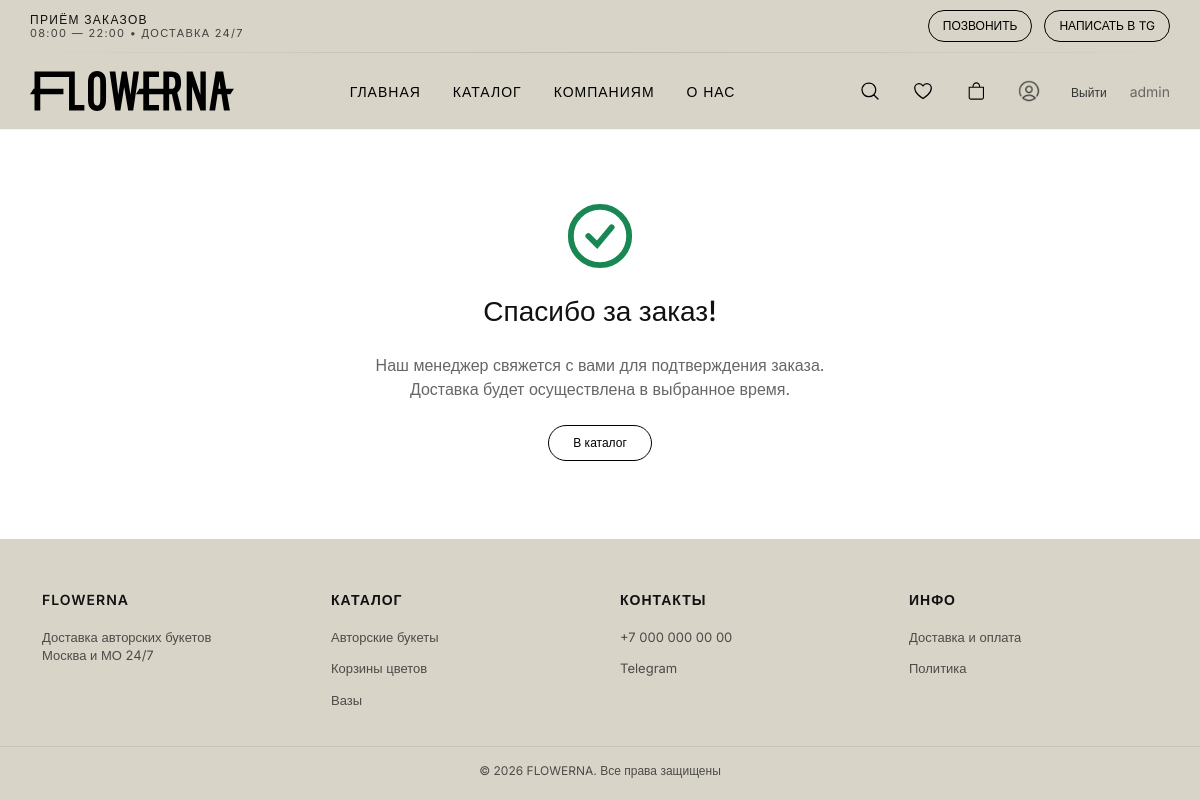
Screenshot of /order/success/ (signed in) with the database file from the repository.
### users/models.py (models this page shows, shortened)
class CustomUser(AbstractUser):
    class Roles(models.TextChoices):
        ADMIN = 'admin', 'Admin'
        MANAGER = 'manager', 'Manager'
        USER = 'user', 'User'
    full_name = models.CharField(max_length=150)
    phone = models.CharField(max_length=16, unique=True)
    email = models.EmailField(unique=True)
    role = models.CharField(
        max_length=20,
        choices=Roles.choices,
        default=Roles.USER
    )
    class Meta:
        verbose_name = 'Пользователь'
        verbose_name_plural = 'Пользователи'

### catalog/models.py (models this page shows, shortened)
class Category(models.Model):
    name = models.CharField(max_length=255)
    description = models.TextField(null=True, blank=True)
    image = models.ImageField(upload_to='categories/', blank=True, null=True)
    slug = models.SlugField(unique=True, blank=True, null=True)
    is_featured = models.BooleanField(default=False)

### catalog/views.py (the view)
# urls.py: path('order/success/', views.order_success, name='order_success'),
@login_required
def order_success(request):
    order_id = request.session.get('last_order_id')
    order = None
    if order_id:
        try:
            order = Order.objects.get(id=order_id)
        except Order.DoesNotExist:
            pass
    return render(request, 'catalog/order_success.html', {
        'order': order,
        'cart_count': get_cart_count(request.user),
    })

### catalog/context_processors.py (called while the page is built)
def categories_processor(request):
    footer_category_slugs = [
        'avtorskie-bukety',
        'vazy',
        'mono-duo-i-trio-bukety',
        'korziny-tsvetov',
        'cveti-v-korobke'
    ]
    footer_categories = Category.objects.filter(
        slug__in=footer_category_slugs
    )
    return {
        'footer_categories': footer_categories
    }

### catalog/views.py (called while the page is built)
def get_cart_count(user):
    if user.is_authenticated:
        return Cart.objects.filter(user=user).count()
    return 0

### templates/catalog/order_success.html (shortened to what this page needs)
{% extends 'base.html' %}
{% load static %}
{% block content %}
<div class="container py-5">
    <div class="row justify-content-center">
        <div class="col-md-6">
            <div class="text-center mb-4">
                <svg width="70" height="70" viewBox="0 0 24 24" fill="none">
                    <circle cx="12" cy="12" r="10" stroke="#198754" stroke-width="2" fill="#fff"/>
                    <path d="M8 12L11 15L16 9" stroke="#198754" stroke-width="2" stroke-linecap="round"/>
                </svg>
            </div>
            <h1 class="text-center mb-4" style="font-size: 28px;">Спасибо за заказ!</h1>
            <p class="text-center mb-4" style="color: #666;">
                Наш менеджер свяжется с вами для подтверждения заказа.<br>
                Доставка будет осуществлена в выбранное время.
            </p>
            <div class="text-center">
                <a href="{% url 'catalog' %}" class="btn btn-dark px-4 py-2">В каталог</a>
            </div>
        </div>
    </div>
</div>
{% endblock %}

### templates/components/header.html (shortened to what this page needs)
{% load static %}
<header class="header">
    <div class="container header__top">
        <div class="header__info">
            <span>ПРИЁМ ЗАКАЗОВ</span>
            <span>08:00 — 22:00 • ДОСТАВКА 24/7</span>
        </div>
        <div class="header__contacts">
            <a href="tel:+70000000000" class="btn">ПОЗВОНИТЬ</a>
            <a href="#" class="btn">НАПИСАТЬ В TG</a>
        </div>
    </div>
    <div class="header__divider"></div>
    <div class="container header__main">
        <a href="/" class="logo">
            <img src="{% static 'icons/logo.svg' %}" alt="Flowerna">
        </a>
        <nav class="nav">
            <a href="{% url 'home' %}">ГЛАВНАЯ</a>
            <a href="{% url 'catalog' %}">КАТАЛОГ</a>
            <a href="{% url 'kompanijam' %}">КОМПАНИЯМ</a>
            <a href="{% url 'about' %}">О НАС</a>
        </nav>
        <div class="header__icons">
            <div class="icon-btn" onclick="openSearch()">
                <img src="{% static 'icons/proicons_search.svg' %}" alt="search">
            </div>
            <a href="{% url 'favorites' %}" class="icon-btn">
                <img src="{% static 'icons/si_heart-line.svg' %}" alt="favorites">
            </a>
            <a href="{% url 'cart' %}" class="icon-btn">
                <img src="{% static 'icons/bag.svg' %}">
            </a>
            {% if user.is_authenticated %}
                <a href="{% url 'profile' %}" class="icon-btn" title="Личный кабинет">
                    <img src="{% static 'icons/profile.png' %}" alt="profile">
                </a>
                <form action="{% url 'logout' %}" method="post" style="display: inline;">
                    <button type="submit" class="btn btn-link"
                            style="background: none; border: none; color: #333; cursor: pointer; padding: 0; margin-left: 8px;">
                        Выйти
                    </button>
                </form>
                <span class="user-name" style="margin-left: 8px; font-size: 14px; color: #666;">
                    {{ user.username }}
                </span>
            {% else %}
                <a href="{% url 'login' %}?next={{ request.path }}" class="icon-btn" title="Войти">
                    <img src="{% static 'icons/profile.png' %}" alt="login">
                </a>
                <a href="{% url 'register' %}" class="btn" style="margin-left: 8px;">Регистрация</a>
            {% endif %}
        </div>
    </div>
</header>

### templates/components/footer.html
<footer class="footer">
    <div class="footer__top container">
        <div class="footer__col">
            <div class="footer__title">FLOWERNA</div>
            <p class="footer__text">
                Доставка авторских букетов<br>
                Москва и МО 24/7
            </p>
        </div>
        <div class="footer__col">
            <div class="footer__title">КАТАЛОГ</div>
            {% for category in footer_categories %}
                <a href="{% url 'catalog' %}?category={{ category.id }}">
                    {{ category.name }}
                </a>
            {% endfor %}
        </div>
        <div class="footer__col">
            <div class="footer__title">КОНТАКТЫ</div>
            <a href="tel:+70000000000">+7 000 000 00 00</a>
            <a href="#">Telegram</a>
        </div>
        <div class="footer__col">
            <div class="footer__title">ИНФО</div>
            <a href="{% url 'dostavka-i-oplata' %}">Доставка и оплата</a>
            <a href="{% url 'politika-konfidentsialnosti' %}">Политика</a>
        </div>
    </div>
    <div class="footer__bottom">
        © 2026 FLOWERNA. Все права защищены
    </div>
</footer>

### static/css/style.css (style rules this page uses)
body { font-family: "Inter", sans-serif; font-weight: 400; color: #111; }
.logo img { height: 40px; width: auto; display: block; }
.btn { padding: 6px 14px; border-radius: 20px; text-decoration: none; font-size: 12px; border: 1px solid #000; color: #000; background: transparent; transition: all 0.25s ease; display: inline-block; }
.logo { font-size: 28px; font-weight: 700; letter-spacing: 2px; }
.row { flex-wrap: wrap; }
.row > div { min-width: 0; }

### static/css/header.css (style rules this page uses)
.header { background: #d8d4c8; box-shadow: 0 1px 0 rgba(0, 0, 0, 0.04); }
.header .container { --bs-gutter-x: 24px; }
.header__top { display: flex; justify-content: space-between; align-items: center; padding: 10px 0; font-size: 11px; }
.header__info { display: flex; flex-direction: column; text-transform: uppercase; letter-spacing: 1.3px; line-height: 1.25; font-size: 12px; font-weight: 400; }
.header__info span:first-child { font-size: 12px; font-weight: 500; }
.header__info span:last-child { font-size: 11px; opacity: 0.75; }
.header__divider { height: 1px; width: 100%; background: linear-gradient( to right, transparent, rgba(0, 0, 0, 0.12), transparent ); }
.header__main { display: flex; justify-content: space-between; align-items: center; padding: 18px 0; }
.nav { display: flex; gap: 32px; }
.nav a { position: relative; text-decoration: none; color: #000; font-size: 14px; font-weight: 500; letter-spacing: 1px; text-transform: uppercase; padding: 6px 0; display: inline-block; }
.nav a::after { content: ""; position: absolute; left: 0; bottom: -2px; width: 0%; height: 1px; background: #000; transition: width 0.3s ease; }
.header__contacts { display: flex; gap: 12px; }
.header__icons { display: flex; gap: 12px; }
.icon-btn { width: 38px; height: 38px; display: flex; align-items: center; justify-content: center; border-radius: 50%; transition: transform 0.25s ease; will-change: transform; }
.icon-btn img { width: 20px; height: 20px; }

### static/css/footer.css (style rules this page uses)
.footer__col { display: flex; flex-direction: column; gap: 6px; }
.footer { background: #d8d4c8; padding: 50px 0 20px; font-size: 13px; color: #111; }
.footer__top { display: grid; grid-template-columns: repeat(4, 1fr); gap: 40px; margin-bottom: 30px; }
.footer__title { font-weight: 600; margin-bottom: 12px; text-transform: uppercase; letter-spacing: 1px; font-size: 14px; }
.footer__col a { display: block; text-decoration: none; color: #111; margin-bottom: 6px; opacity: 0.7; transition: 0.2s; }
.footer__text { opacity: 0.7; line-height: 1.4; }
.footer__bottom { border-top: 1px solid rgba(0,0,0,0.1); padding-top: 15px; text-align: center; font-size: 12px; opacity: 0.7; }

### templates/base.html (style rules this page uses)
html, body { height: 100%; margin: 0; }
body { display: flex; flex-direction: column; -webkit-font-smoothing: antialiased; -moz-osx-font-smoothing: grayscale; }

### templates/components/header.html (style rules this page uses)
.header__icons { display: flex; align-items: center; gap: 15px; }
.icon-btn { cursor: pointer; transition: opacity 0.3s; }
.user-name { margin-left: 8px; font-size: 14px; color: #666; }
button[type="submit"] { background: none; border: none; cursor: pointer; }

### rows the page displays
CustomUser: username "admin"
Category: name "Авторские букеты"
Category: name "Корзины цветов"
Category: name "Вазы"
